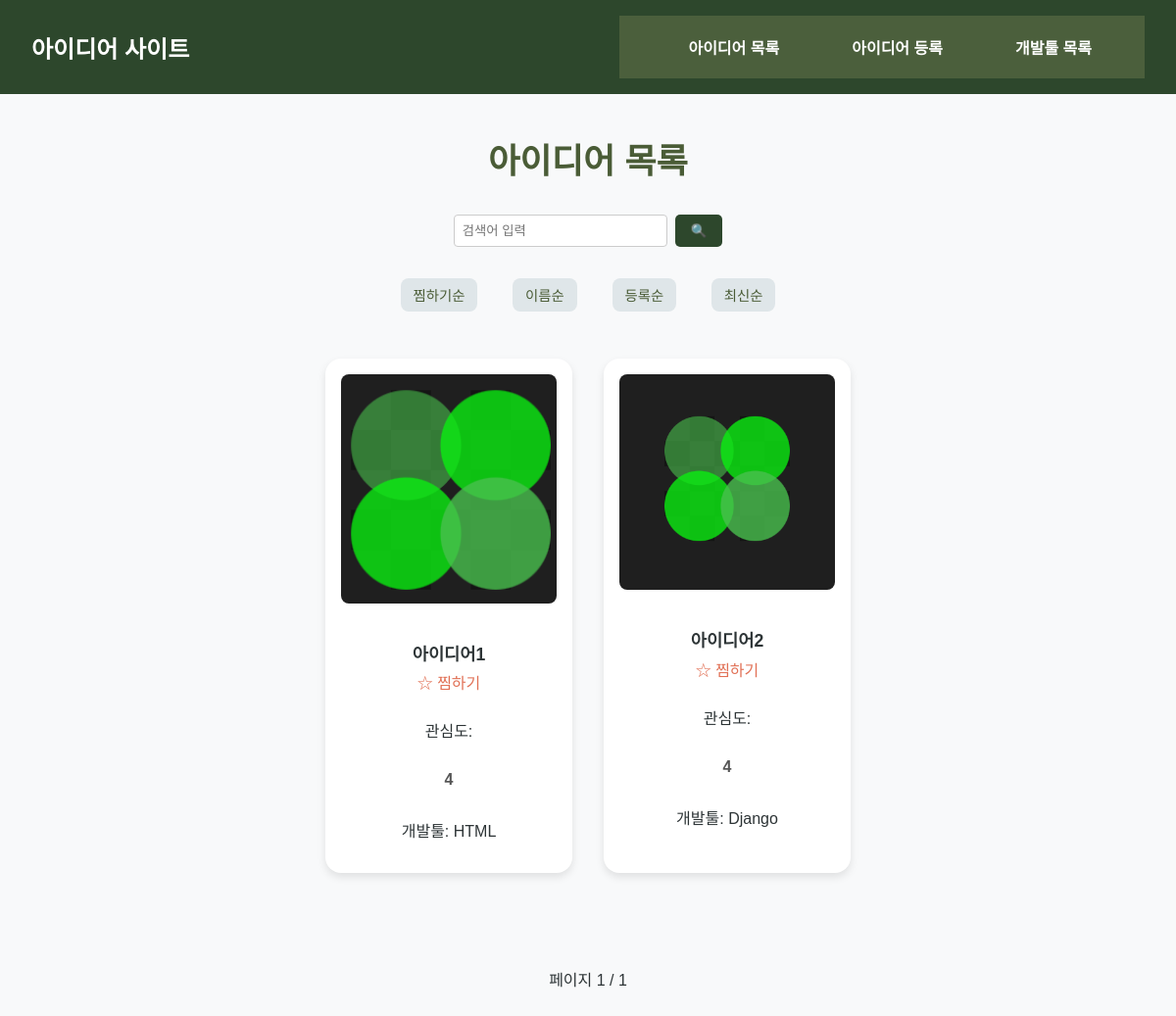
The page / on the database its author committed.
### ideas/models.py (models this page shows, shortened)
class Idea(models.Model):
    title = models.CharField(max_length=200) #아이디어 제목
    image = models.ImageField(upload_to='idea_images/') #썸네일 이미지 저장 경로
    content = models.TextField() #아이디어 설명
    interest = models.PositiveIntegerField(default=0) #관심도 숫자
    devtool = models.ForeignKey(DevTool, on_delete=models.CASCADE, related_name='ideas')
    created_at = models.DateTimeField(auto_now_add=True)
    updated_at = models.DateTimeField(auto_now=True)
    tags = models.ManyToManyField(Tag, blank=True)

class DevTool(models.Model):
    name = models.CharField(max_length=100) #개발툴 이름
    kind = models.CharField(max_length=100) #개발툴 종류
    content = models.TextField() #개발툴 설명

### ideas/views.py (the view)
# urls.py: path('', views.idea_list, name='idea_list'),
def idea_list(request):
    sort = request.GET.get('sort', 'latest')
    query = request.GET.get('q', '')
    idea_queryset = Idea.objects.all()
    if query:
        idea_queryset = idea_queryset.filter(
            Q(title__icontains=query) | Q(devtool__name__icontains=query)
        )
    if sort == 'name':
        idea_queryset = idea_queryset.order_by('title')
    elif sort == 'stars':
        idea_queryset = idea_queryset.annotate(star_count=Count('ideastar')).order_by('-star_count')
    elif sort == 'oldest':
        idea_queryset = idea_queryset.all().order_by('created_at')
    else:
        idea_queryset = idea_queryset.all().order_by('-created_at')
    paginator = Paginator(idea_queryset, 4)
    page_number = request.GET.get('page')
    page_obj = paginator.get_page(page_number)
    star_dict = {}
    if request.user.is_authenticated:
        starred = IdeaStar.objects.filter(user=request.user).values_list('idea_id', flat=True)
        star_dict = {idea.id: True for idea in page_obj if idea.id in starred}
    return render(request, 'ideas/idea_list.html', {
        'ideas':page_obj,
        'page_obj': page_obj,
        'star_dict':star_dict,
        'query': query,
    })

### ideas/templates/ideas/idea_list.html (shortened to what this page needs)
{% extends 'ideas/base.html' %}
{% block content %}
<h1>아이디어 목록</h1>
<form method="GET" action="." class="search-bar">
  <input type="text" name="q" placeholder="검색어 입력" value="{{ request.GET.q }}">
  <button type="submit">🔍</button>
</form>
<div class="sort-options">
    <a href="?sort=stars">찜하기순</a>
    <a href="?sort=name">이름순</a>
    <a href="?sort=oldest">등록순</a>
    <a href="?sort=latest">최신순</a>
</div>
<div class="idea-container">
  {% for idea in ideas %}
    <div class="idea-card">
      <img src="{{ idea.image.url }}" alt="{{ idea.title }} 이미지">
      <h3>
        <a href="{% url 'ideas:idea_detail' idea.id %}">{{ idea.title }}</a>
      </h3>
      <button class="star-toggle-btn" data-idea-id="{{ idea.id }}">
        {% if idea.id in star_dict %}
          ⭐ 찜취소
        {% else %}
          ☆ 찜하기
        {% endif %}
      </button>
      <p>
        관심도:
        <span class="interest-count" data-idea-id="{{ idea.id }}">{{ idea.interest }}</span>
      </p>
      <p>개발툴: {{ idea.devtool.name }}</p>
    </div>
  {% empty %}
    <p>등록된 아이디어가 없습니다.</p>
  {% endfor %}
</div>
<div class="pagination">
  <span>
    페이지 {{ page_obj.number }} / {{ page_obj.paginator.num_pages }}
  </span>
</div>
{% endblock %}

### ideas/templates/ideas/base.html (shortened to what this page needs)
{% load static %}
<!DOCTYPE html>
<html lang="ko">
<head>
    <link rel="stylesheet" href="{% static 'ideas/css/style.css' %}">
</head>
<body>
    <header class="nav-left">
    <h1 class="site-title">아이디어 사이트</h1>
    <nav class="nav-right">
        <a href="{% url 'ideas:idea_list' %}">아이디어 목록</a>
        <a href="{% url 'ideas:idea_create' %}">아이디어 등록</a>
        <a href="{% url 'ideas:devtool_list' %}">개발툴 목록</a>
    </nav>
    </header>
    {% block content %}
    {% endblock %}
</body>
</html>

### ideas/static/ideas/css/style.css (style rules this page uses)
body { font-family: 'Noto Sans KR', sans-serif; background-color: #f3f5f7; margin: 0; padding: 0; color: #333; }
h1 { text-align: center; color: #4a5c36; margin-top: 40px; font-size: 2.2rem; font-weight: bold; }
nav { background-color: #4b5f3c; padding: 12px 40px; display: flex; justify-content: space-between; align-items: center; }
.site-title { font-size: 24px; font-weight: bold; color: #fff; }
.nav-right { display: flex; gap: 30px; }
.nav-right a { color: #fff; text-decoration: none; padding: 8px 14px; border-radius: 5px; transition: background-color 0.3s ease; }
.search-bar { display: flex; justify-content: center; margin: 20px auto; gap: 10px; }
.search-bar input[type="text"] { padding: 8px; width: 200px; border: 1px solid #ccc; border-radius: 4px; }
.search-bar button { padding: 8px 12px; background-color: #4a5c36; color: white; border: none; border-radius: 4px; cursor: pointer; }
.sort-options { text-align: center; margin-bottom: 20px; }
.sort-options a { margin: 0 10px; text-decoration: none; color: #4a5c36; font-weight: 500; }
.star-toggle-btn, .interest-btn { background-color: transparent; border: none; cursor: pointer; font-size: 1rem; margin: 0 5px; }
.interest-count { font-weight: bold; color: #555; }
div span { display: block; text-align: center; margin: 30px auto; }
body { margin: 0; padding: 0; font-family: 'Noto Sans KR', sans-serif; background-color: #f8f9fa; color: #2d3436; }
a { text-decoration: none; color: #2d3436; }
header { background-color: #2d472c; color: white; padding: 1rem 2rem; display: flex; justify-content: space-between; align-items: center; }
.site-title { margin: 0; font-size: 1.5rem; }
nav a { margin-left: 1rem; color: white; font-weight: bold; }
.search-bar { display: flex; justify-content: center; margin: 2rem auto; gap: 0.5rem; }
.search-bar input { width: 300px; padding: 0.5rem; border-radius: 5px; border: 1px solid #ccc; }
.search-bar button { padding: 0.5rem 1rem; background-color: #2d472c; color: white; border: none; border-radius: 5px; cursor: pointer; }
.sort-options { display: flex; justify-content: center; gap: 1rem; margin-bottom: 1rem; }
.sort-options a { font-size: 0.9rem; background: #dfe6e9; padding: 0.4rem 0.8rem; border-radius: 8px; }
.idea-container { display: flex; flex-wrap: wrap; justify-content: center; gap: 2rem; padding: 2rem 0; }
.idea-card { background-color: #fff; border-radius: 1rem; box-shadow: 0 4px 8px rgba(0,0,0,0.1); width: 220px; padding: 1rem; text-align: center; }
.idea-card img { width: 100%; border-radius: 0.5rem; margin-bottom: 1rem; }
.idea-card h3 { font-size: 1.1rem; margin-bottom: 0.3rem; }
.star-toggle-btn { background: none; border: none; font-size: 1.1rem; cursor: pointer; color: #e17055; margin-bottom: 0.8rem; }
.pagination { display: flex; justify-content: center; margin-top: 2rem; }
.star-toggle-btn { background: none; border: none; font-size: 1rem; cursor: pointer; color: #e17055; margin-bottom: 0.5rem; }
div > span { display: flex; justify-content: center; margin-top: 2rem; gap: 1rem; }

### rows shown on the page
Idea: image (picture), title "아이디어1", shows "☆ 찜하기", interest "4", devtool.name "HTML"
Idea: image (picture), title "아이디어2", shows "☆ 찜하기", interest "4", devtool.name "Django"

### other values the page prints
{{ page_obj.number }} "1"
{{ page_obj.paginator.num_pages }} "1"
